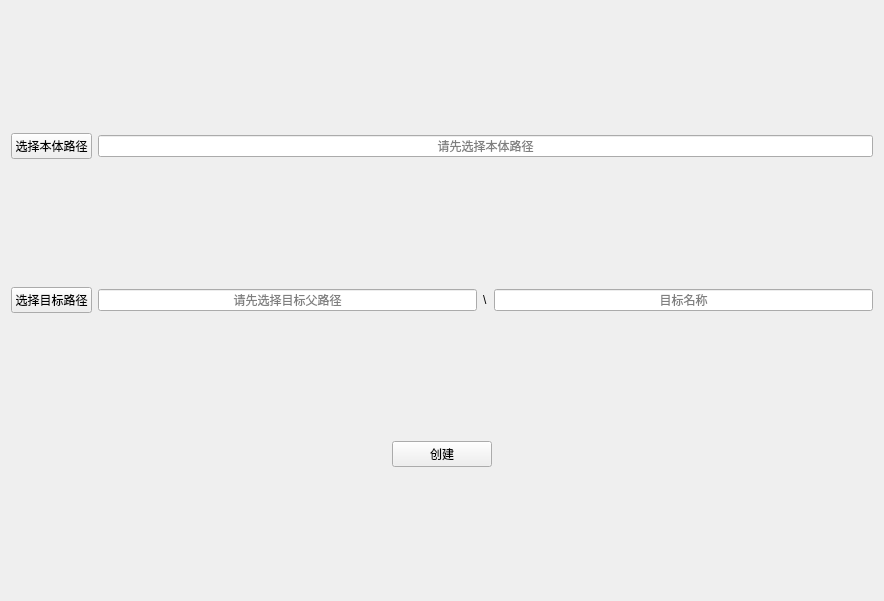
<?xml version="1.0" encoding="UTF-8"?>
<ui version="4.0">
 <class>csl</class>
 <widget class="QWidget" name="csl">
  <property name="geometry">
   <rect>
    <x>0</x>
    <y>0</y>
    <width>884</width>
    <height>601</height>
   </rect>
  </property>
  <property name="windowTitle">
   <string>Form</string>
  </property>
  <layout class="QGridLayout" name="gridLayout">
   <item row="2" column="1">
    <widget class="PrimaryPushButton" name="btn_start">
     <property name="minimumSize">
      <size>
       <width>100</width>
       <height>0</height>
      </size>
     </property>
     <property name="focusPolicy">
      <enum>Qt::NoFocus</enum>
     </property>
     <property name="text">
      <string>创建</string>
     </property>
    </widget>
   </item>
   <item row="2" column="0">
    <spacer name="horizontalSpacer">
     <property name="orientation">
      <enum>Qt::Horizontal</enum>
     </property>
     <property name="sizeHint" stdset="0">
      <size>
       <width>40</width>
       <height>20</height>
      </size>
     </property>
    </spacer>
   </item>
   <item row="2" column="2">
    <spacer name="horizontalSpacer_2">
     <property name="orientation">
      <enum>Qt::Horizontal</enum>
     </property>
     <property name="sizeHint" stdset="0">
      <size>
       <width>40</width>
       <height>20</height>
      </size>
     </property>
    </spacer>
   </item>
   <item row="1" column="0" colspan="3">
    <layout class="QHBoxLayout" name="horizontalLayout_2">
     <item>
      <widget class="PushButton" name="btn_to">
       <property name="maximumSize">
        <size>
         <width>120</width>
         <height>16777215</height>
        </size>
       </property>
       <property name="focusPolicy">
        <enum>Qt::NoFocus</enum>
       </property>
       <property name="text">
        <string>选择目标路径</string>
       </property>
      </widget>
     </item>
     <item>
      <widget class="LineEdit" name="lineedit_to_dir">
       <property name="alignment">
        <set>Qt::AlignCenter</set>
       </property>
       <property name="placeholderText">
        <string>请先选择目标父路径</string>
       </property>
      </widget>
     </item>
     <item>
      <widget class="QLabel" name="label_sep">
       <property name="text">
        <string>\</string>
       </property>
      </widget>
     </item>
     <item>
      <widget class="LineEdit" name="lineedit_to_name">
       <property name="alignment">
        <set>Qt::AlignCenter</set>
       </property>
       <property name="placeholderText">
        <string>目标名称</string>
       </property>
      </widget>
     </item>
    </layout>
   </item>
   <item row="0" column="0" colspan="3">
    <layout class="QHBoxLayout" name="horizontalLayout_1">
     <item>
      <widget class="PushButton" name="btn_from">
       <property name="maximumSize">
        <size>
         <width>120</width>
         <height>16777215</height>
        </size>
       </property>
       <property name="focusPolicy">
        <enum>Qt::NoFocus</enum>
       </property>
       <property name="text">
        <string>选择本体路径</string>
       </property>
      </widget>
     </item>
     <item>
      <widget class="LineEdit" name="lineedit_from">
       <property name="alignment">
        <set>Qt::AlignCenter</set>
       </property>
       <property name="placeholderText">
        <string>请先选择本体路径</string>
       </property>
      </widget>
     </item>
    </layout>
   </item>
  </layout>
 </widget>
 <customwidgets>
  <customwidget>
   <class>PushButton</class>
   <extends>QPushButton</extends>
   <header>qfluentwidgets</header>
  </customwidget>
  <customwidget>
   <class>PrimaryPushButton</class>
   <extends>QPushButton</extends>
   <header>qfluentwidgets</header>
  </customwidget>
  <customwidget>
   <class>LineEdit</class>
   <extends>QLineEdit</extends>
   <header>qfluentwidgets</header>
  </customwidget>
 </customwidgets>
 <tabstops>
  <tabstop>btn_from</tabstop>
  <tabstop>lineedit_from</tabstop>
  <tabstop>btn_to</tabstop>
  <tabstop>lineedit_to_dir</tabstop>
  <tabstop>lineedit_to_name</tabstop>
  <tabstop>btn_start</tabstop>
 </tabstops>
 <resources/>
 <connections/>
</ui>
